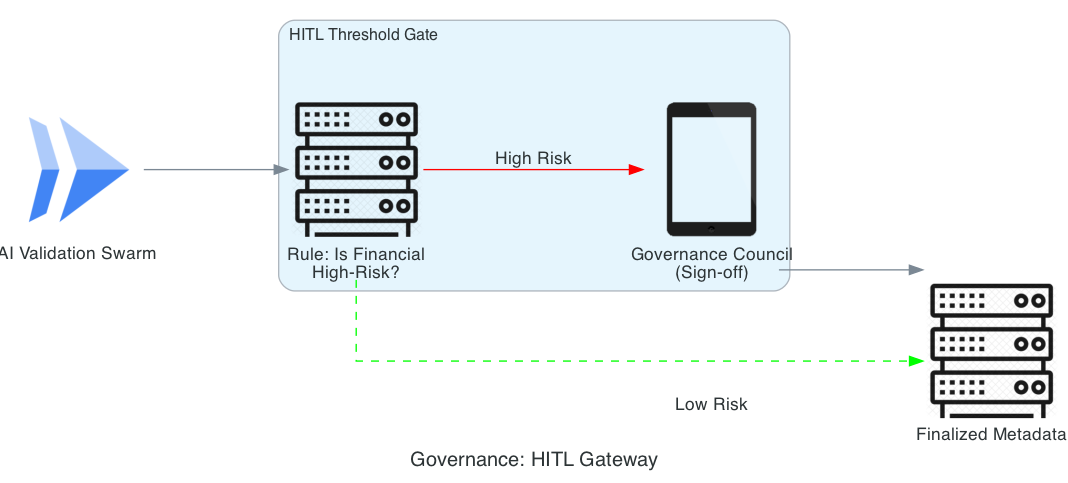

Reproduce this figure in Python.
from diagrams import Diagram, Cluster, Edge
from diagrams.gcp.compute import Run
from diagrams.generic.device import Tablet
from diagrams.generic.compute import Rack

graph_attr = {
    "pad": "0.1",
    "nodesep": "1.2",
    "ranksep": "1.5",
    "bgcolor": "transparent"
}

with Diagram(
    "Governance: HITL Gateway", 
    show=False, 
    filename="gov_hitl_gateway", 
    direction="LR", 
    graph_attr=graph_attr
):
    system = Run("AI Validation Swarm")
    
    with Cluster("HITL Threshold Gate"):
        logic = Rack("Rule: Is Financial\nHigh-Risk?")
        human = Tablet("Governance Council\n(Sign-off)")

    commit = Rack("Finalized Metadata")

    system >> logic
    logic >> Edge(label="High Risk", color="red") >> human
    human >> commit
    logic >> Edge(label="Low Risk", color="green", style="dashed") >> commit
